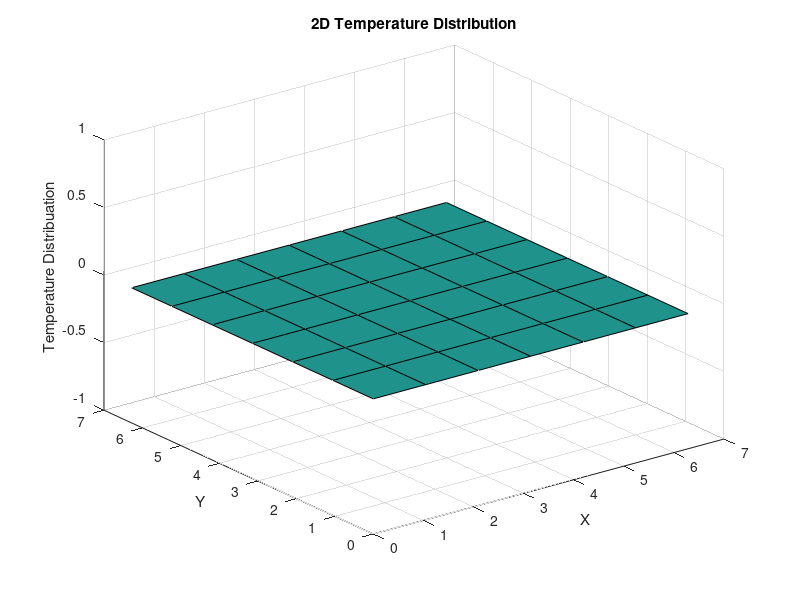

Write MATLAB code to recreate this figure.
a_x=0;
a_y=0;
b_x=2*pi;
b_y=2*pi;
N_x=input('Please enter the number of internal points in x direction:  ');
N_y=input('Please enter the nubmer of internal points in y direction:  ');
del_t=input('please enter a value for delta t: '); %since ADI method is uncindtionally stable, del_t technically can be any thing, but error increases with del_t
threshold_difference=input('please enter threshold value for average difference, 1e-12(recommended):  ');
%This is threshold for  average difference value under which temperature
%distribation is no longer chaning in time and iteration process stops.

del_x=(b_x)/(N_x+1);  %N_x+1 is the number of segments resulting from the existence of N_x internal points in x diection.
del_y=(b_y)/(N_y+1);  %N_y+1 is the number of segments resulting from the existence of N_y internal points in y drection.
lamda=del_t/(del_x)^2;
gamma=del_t/(del_y)^2;
lamda_half=lamda/2; %These constant parameters help optimize the code since they don't have 
gamma_half=gamma/2; %to be computed again and again in while and for loops
minus_lamda=1-lamda;
minus_gamma=1-gamma;

a=1+lamda; % a value is constant in space and time dimensions
b_and_c=-(lamda/2); %b and c are constant and equal to each other
b_c_squared=b_and_c^2;
alpha_1=a;
alpha=[alpha_1;zeros(N_x-1,1)];
right_side=zeros(N_x,N_y+1);

a_new=1+gamma; % "a" parameter for the new time step
b_new=-(gamma/2); %"b" paramter for new time step
c_new=[(-gamma);(-gamma/2)*ones(N_y-1,1)];  %"c" parameter for new time step
alpha_new_1=a_new;
alpha_new=[alpha_new_1;zeros(N_y,1)];
right_side_new=zeros(N_y+1,N_x); %right_side for the new time step

index_x=0:N_x+1;
index_y=0:N_y+1;
x_k=del_x*index_x; 
y_j=del_y*index_y;
u_x_0=((y_j).^3).';  %Boundary condition in x dimension at x=0
u_x_2pi=(((y_j).^2).*cos(y_j)).'; %Boundary condition in x dimension at x=2pi
u_y_2pi=u_x_0(N_y+2)+(x_k/(2*pi))*(u_x_2pi(N_y+2)-u_x_0(N_y+2)); %Boundary condition in y dimension at y=2pi
u_num_current=zeros(N_y+2,N_x+2);
u_num_half=[[u_x_0(1:N_y+1),zeros(N_y+1,N_x),u_x_2pi(1:N_y+1)];u_y_2pi];
u_num_newer=[[u_x_0(1:N_y+1),zeros(N_y+1,N_x),u_x_2pi(1:N_y+1)];u_y_2pi];
total_elements=numel(u_num_current);

current_time=0;
average_difference=1; %The initial value of average difference is arbitrary to kickstart the iteration process

for i=2:N_x
    alpha(i)=a-(b_c_squared/alpha(i-1));
end

for II=2:N_y+1
    alpha_new(II)=a_new-((b_new*c_new(II-1))/alpha_new(II-1));
end

while average_difference>threshold_difference
    current_time=current_time+del_t;
    right_side(1,1)=(gamma)*u_num_current(2,2)+(minus_gamma)*u_num_current(1,2)+(lamda_half)*u_num_half(1,1);
    right_side(N_x,1)=(gamma)*u_num_current(2,N_x+1)+(minus_gamma)*u_num_current(1,N_x+1)+(lamda_half)*u_num_half(1,N_x+2);
    
    %This block iterates to get u at half time step along a row of u.
    for k=2:N_y+1
        right_side(1,k)=(gamma_half)*u_num_current(k-1,2)+(minus_gamma)*u_num_current(k,2)+(gamma_half)*u_num_current(k+1,2)+(lamda_half)*u_num_half(k,1);
        right_side(N_x,k)=(gamma_half)*u_num_current(k-1,N_x+1)+(minus_gamma)*u_num_current(k,N_x+1)+(gamma_half)*u_num_current(k+1,N_x+1)+(lamda_half)*u_num_half(k,N_x+2);
        
        for j=2:N_x-1
            right_side(j,k)=(gamma_half)*u_num_current(k-1,j+1)+(minus_gamma)*u_num_current(k,j+1)+(gamma_half)*u_num_current(k+1,j+1);
            right_side(j,1)= (gamma)*u_num_current(2,j+1)+(minus_gamma)*u_num_current(1,j+1);
        end
        
        g_1=right_side(1,k);
        g_1_neumann=right_side(1,1);
        g=[g_1;zeros(N_x-1,1)];
        g_neumann=[g_1_neumann;zeros(N_x-1,1)];
        
         for I=2:N_x
            g(I)=right_side(I,k)-((b_and_c*g(I-1))/alpha(I-1));
            g_neumann(I)=right_side(I,1)-((b_and_c*g_neumann(I-1))/alpha(I-1));
        end
        
        u_num_half(1,N_x+1)=g_neumann(N_x)/alpha(N_x);
        u_num_half(k,N_x+1)=g(N_x)/alpha(N_x);
        
        for J=N_x:-1:2
            u_num_half(1,J)=(g_neumann(J-1)-(b_and_c*u_num_half(1,J+1)))/alpha(J-1); %Due to misalignment in indices between u in x direction and g
            u_num_half(k,J)=(g(J-1)-(b_and_c*u_num_half(k,J+1)))/alpha(J-1);  % Care and caution must to taken here, for every index value in x, substract 1 to get corresding index in g.
        end 
        
    end    
     
    u_num_old=u_num_current;
    
    %This block iterates to get at 1 newer time step along a column.
    for K=1:N_x
        right_side_new(N_y+1,K)=(lamda_half)*u_num_half(N_y+1,K)+(minus_lamda)*u_num_half(N_y+1,K+1)+(lamda_half)*u_num_half(N_y+1,K+2)+(gamma_half)*u_num_newer(N_y+2,K+1);
        
        for ii=1:N_y
            right_side_new(ii,K)=(lamda_half)*u_num_half(ii,K)+(minus_lamda)*u_num_half(ii,K+1)+(lamda_half)*u_num_half(ii,K+2);
        end
     
        g_new_1=right_side_new(1,K);
        g_new=[g_new_1;zeros(N_y,1)];
        
        for jj=2:N_y+1
            g_new(jj)=right_side_new(jj,K)-((b_new*g_new(jj-1))/alpha_new(jj-1)); 
        end
         
        u_num_newer(N_y+1,K+1)=g_new(N_y+1)/alpha_new(N_y+1);
        
        for kk=N_y:-1:1
            u_num_newer(kk,K+1)=(g_new(kk)-(c_new(kk)*u_num_newer(kk+1,K+1)))/alpha_new(kk);
        end
    end       
    
    u_num_current=u_num_newer;
    difference=abs(u_num_current-u_num_old);
    average_difference=(1/total_elements)*sum(difference(:));
    
end

[X,Y]=meshgrid(x_k,y_j);
surf(X,Y,u_num_current)
plot_name=sprintf('2D Temperature Distribution');
info=sprintf('Number of internal points in x direction: %g\nNumber of internal points in y direction: %g\nDelta t: %1.12g\nMethod: ADI',N_x,N_y,del_t)
title(plot_name);
text(4,5,240,info);
xlabel('X')
ylabel('Y')
zlabel('Temperature Distribuation')
            
            
            

